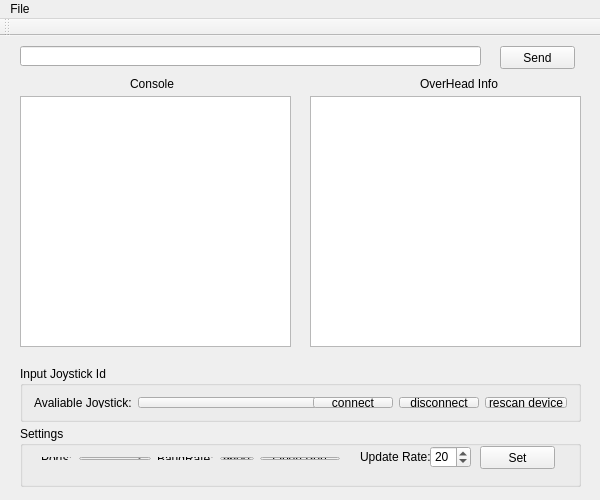
<?xml version="1.0" encoding="UTF-8"?>
<ui version="4.0">
 <class>MainWindow</class>
 <widget class="QMainWindow" name="MainWindow">
  <property name="geometry">
   <rect>
    <x>0</x>
    <y>0</y>
    <width>600</width>
    <height>500</height>
   </rect>
  </property>
  <property name="sizePolicy">
   <sizepolicy hsizetype="Fixed" vsizetype="Fixed">
    <horstretch>0</horstretch>
    <verstretch>0</verstretch>
   </sizepolicy>
  </property>
  <property name="minimumSize">
   <size>
    <width>600</width>
    <height>500</height>
   </size>
  </property>
  <property name="maximumSize">
   <size>
    <width>600</width>
    <height>500</height>
   </size>
  </property>
  <property name="windowTitle">
   <string>MonLight</string>
  </property>
  <widget class="QWidget" name="centralWidget">
   <widget class="QPushButton" name="SendButton">
    <property name="geometry">
     <rect>
      <x>500</x>
      <y>10</y>
      <width>75</width>
      <height>23</height>
     </rect>
    </property>
    <property name="text">
     <string>Send</string>
    </property>
    <property name="autoDefault">
     <bool>false</bool>
    </property>
    <property name="default">
     <bool>false</bool>
    </property>
   </widget>
   <widget class="QLineEdit" name="SendValue">
    <property name="geometry">
     <rect>
      <x>20</x>
      <y>10</y>
      <width>461</width>
      <height>20</height>
     </rect>
    </property>
   </widget>
   <widget class="QTextEdit" name="SerialMsg">
    <property name="geometry">
     <rect>
      <x>310</x>
      <y>60</y>
      <width>271</width>
      <height>251</height>
     </rect>
    </property>
    <property name="documentTitle">
     <string/>
    </property>
    <property name="readOnly">
     <bool>true</bool>
    </property>
   </widget>
   <widget class="QTextEdit" name="ReadEdit">
    <property name="geometry">
     <rect>
      <x>20</x>
      <y>60</y>
      <width>271</width>
      <height>251</height>
     </rect>
    </property>
    <property name="readOnly">
     <bool>true</bool>
    </property>
   </widget>
   <widget class="QGroupBox" name="groupBox">
    <property name="geometry">
     <rect>
      <x>20</x>
      <y>330</y>
      <width>561</width>
      <height>56</height>
     </rect>
    </property>
    <property name="title">
     <string>Input Joystick Id</string>
    </property>
    <layout class="QHBoxLayout" name="horizontalLayout_16">
     <item>
      <widget class="QLabel" name="label_14">
       <property name="text">
        <string>Avaliable Joystick:</string>
       </property>
      </widget>
     </item>
     <item>
      <widget class="QComboBox" name="joystickComboBox">
       <property name="minimumSize">
        <size>
         <width>200</width>
         <height>0</height>
        </size>
       </property>
      </widget>
     </item>
     <item>
      <widget class="QPushButton" name="connectPushButton">
       <property name="text">
        <string>connect</string>
       </property>
      </widget>
     </item>
     <item>
      <widget class="QPushButton" name="disconnectPushButton">
       <property name="text">
        <string>disconnect</string>
       </property>
      </widget>
     </item>
     <item>
      <widget class="QPushButton" name="rescanPushButton">
       <property name="text">
        <string>rescan device</string>
       </property>
      </widget>
     </item>
    </layout>
   </widget>
   <widget class="QGroupBox" name="groupBox_2">
    <property name="geometry">
     <rect>
      <x>20</x>
      <y>390</y>
      <width>561</width>
      <height>61</height>
     </rect>
    </property>
    <property name="title">
     <string>Settings</string>
    </property>
    <widget class="QWidget" name="layoutWidget">
     <property name="geometry">
      <rect>
       <x>10</x>
       <y>20</y>
       <width>321</width>
       <height>25</height>
      </rect>
     </property>
     <layout class="QHBoxLayout" name="horizontalLayout">
      <item>
       <widget class="QLabel" name="label">
        <property name="text">
         <string>Ports:</string>
        </property>
       </widget>
      </item>
      <item>
       <widget class="QComboBox" name="PortBox"/>
      </item>
      <item>
       <widget class="QLabel" name="label_2">
        <property name="text">
         <string>BaudRate:</string>
        </property>
       </widget>
      </item>
      <item>
       <widget class="QLineEdit" name="BaudRateEdit">
        <property name="text">
         <string>9600</string>
        </property>
       </widget>
      </item>
      <item>
       <widget class="QPushButton" name="OpenPornButton">
        <property name="text">
         <string>Open Port</string>
        </property>
        <property name="autoDefault">
         <bool>false</bool>
        </property>
        <property name="default">
         <bool>false</bool>
        </property>
       </widget>
      </item>
     </layout>
    </widget>
    <widget class="QLabel" name="label_5">
     <property name="geometry">
      <rect>
       <x>340</x>
       <y>20</y>
       <width>71</width>
       <height>21</height>
      </rect>
     </property>
     <property name="text">
      <string>Update Rate:</string>
     </property>
    </widget>
    <widget class="QSpinBox" name="upRate">
     <property name="geometry">
      <rect>
       <x>410</x>
       <y>20</y>
       <width>41</width>
       <height>22</height>
      </rect>
     </property>
     <property name="minimum">
      <number>5</number>
     </property>
     <property name="maximum">
      <number>50</number>
     </property>
     <property name="value">
      <number>20</number>
     </property>
    </widget>
    <widget class="QPushButton" name="setUpRate">
     <property name="geometry">
      <rect>
       <x>460</x>
       <y>20</y>
       <width>75</width>
       <height>23</height>
      </rect>
     </property>
     <property name="text">
      <string>Set</string>
     </property>
    </widget>
   </widget>
   <widget class="QLabel" name="label_3">
    <property name="geometry">
     <rect>
      <x>130</x>
      <y>40</y>
      <width>141</width>
      <height>16</height>
     </rect>
    </property>
    <property name="text">
     <string>Console</string>
    </property>
   </widget>
   <widget class="QLabel" name="label_4">
    <property name="geometry">
     <rect>
      <x>420</x>
      <y>40</y>
      <width>91</width>
      <height>16</height>
     </rect>
    </property>
    <property name="text">
     <string>OverHead Info</string>
    </property>
   </widget>
  </widget>
  <widget class="QToolBar" name="mainToolBar">
   <attribute name="toolBarArea">
    <enum>TopToolBarArea</enum>
   </attribute>
   <attribute name="toolBarBreak">
    <bool>false</bool>
   </attribute>
  </widget>
  <widget class="QMenuBar" name="menuBar">
   <property name="geometry">
    <rect>
     <x>0</x>
     <y>0</y>
     <width>600</width>
     <height>21</height>
    </rect>
   </property>
   <widget class="QMenu" name="menuArduinoComm">
    <property name="enabled">
     <bool>true</bool>
    </property>
    <property name="title">
     <string>File</string>
    </property>
   </widget>
   <addaction name="menuArduinoComm"/>
  </widget>
 </widget>
 <layoutdefault spacing="6" margin="11"/>
 <resources/>
 <connections/>
</ui>
